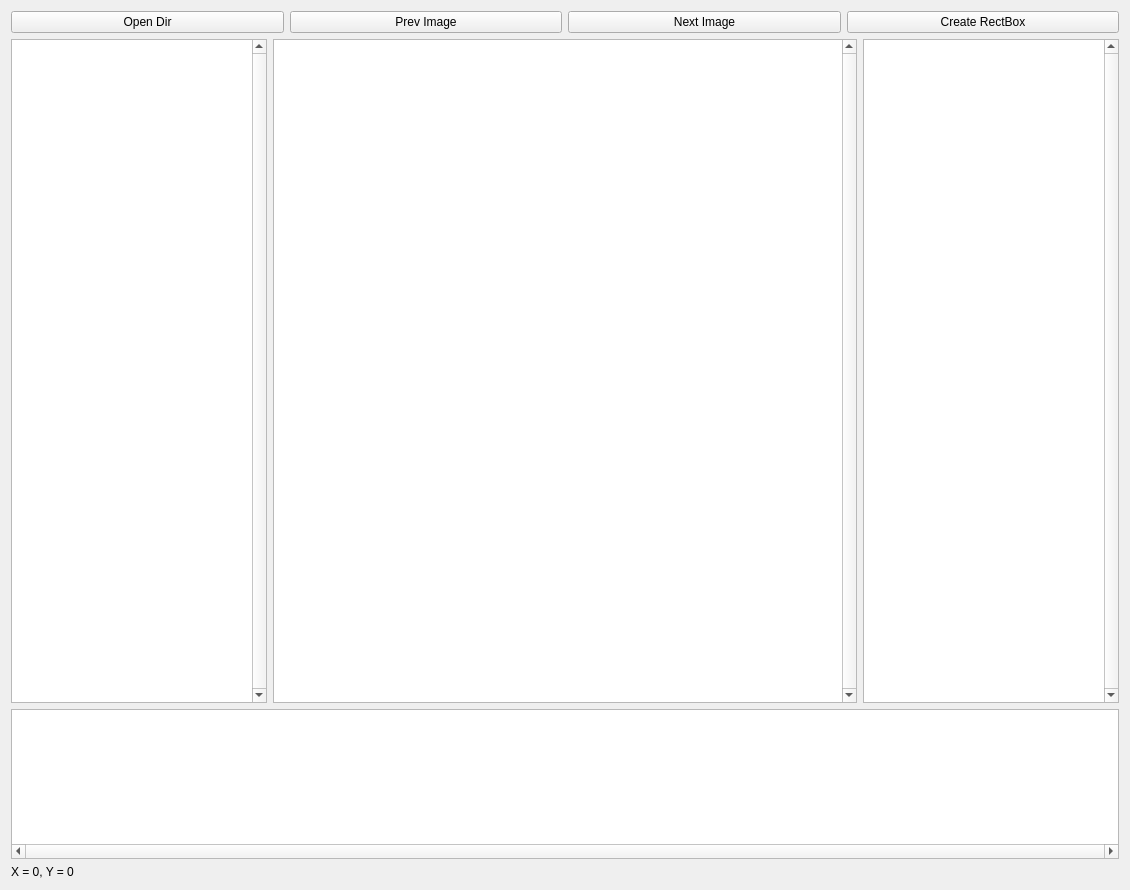
<?xml version="1.0" encoding="UTF-8"?>
<ui version="4.0">
 <class>autoLabel</class>
 <widget class="QWidget" name="autoLabel">
  <property name="geometry">
   <rect>
    <x>0</x>
    <y>0</y>
    <width>1130</width>
    <height>890</height>
   </rect>
  </property>
  <property name="windowTitle">
   <string>AutoLabelPlus</string>
  </property>
  <layout class="QGridLayout" name="gridLayout">
   <item row="0" column="0">
    <layout class="QHBoxLayout" name="horizontalLayout">
     <item>
      <widget class="QPushButton" name="pushButtonOpenDir">
       <property name="text">
        <string>Open Dir</string>
       </property>
       <property name="shortcut">
        <string>Ctrl+O</string>
       </property>
      </widget>
     </item>
     <item>
      <widget class="QPushButton" name="pushButtonPrevImage">
       <property name="text">
        <string>Prev Image</string>
       </property>
       <property name="shortcut">
        <string>A</string>
       </property>
      </widget>
     </item>
     <item>
      <widget class="QPushButton" name="pushButtonNextImage">
       <property name="text">
        <string>Next Image</string>
       </property>
       <property name="shortcut">
        <string>D</string>
       </property>
      </widget>
     </item>
     <item>
      <widget class="QPushButton" name="pushButtonCreateRectBox">
       <property name="text">
        <string>Create RectBox</string>
       </property>
       <property name="shortcut">
        <string>W</string>
       </property>
      </widget>
     </item>
    </layout>
   </item>
   <item row="1" column="0">
    <layout class="QHBoxLayout" name="horizontalLayout_2">
     <item>
      <widget class="QListWidget" name="fileListWidget">
       <property name="maximumSize">
        <size>
         <width>256</width>
         <height>16777215</height>
        </size>
       </property>
       <property name="verticalScrollBarPolicy">
        <enum>Qt::ScrollBarAlwaysOn</enum>
       </property>
       <property name="horizontalScrollBarPolicy">
        <enum>Qt::ScrollBarAlwaysOff</enum>
       </property>
       <property name="sortingEnabled">
        <bool>true</bool>
       </property>
      </widget>
     </item>
     <item>
      <widget class="ZoomableGraphicsView" name="graphicsView">
       <property name="verticalScrollBarPolicy">
        <enum>Qt::ScrollBarAlwaysOn</enum>
       </property>
       <property name="horizontalScrollBarPolicy">
        <enum>Qt::ScrollBarAlwaysOff</enum>
       </property>
      </widget>
     </item>
     <item>
      <widget class="QListWidget" name="categoryListWidget">
       <property name="maximumSize">
        <size>
         <width>256</width>
         <height>16777215</height>
        </size>
       </property>
       <property name="verticalScrollBarPolicy">
        <enum>Qt::ScrollBarAlwaysOn</enum>
       </property>
       <property name="horizontalScrollBarPolicy">
        <enum>Qt::ScrollBarAlwaysOff</enum>
       </property>
       <property name="sortingEnabled">
        <bool>true</bool>
       </property>
      </widget>
     </item>
    </layout>
   </item>
   <item row="2" column="0">
    <widget class="QListWidget" name="thumbnailPreview">
     <property name="maximumSize">
      <size>
       <width>16777215</width>
       <height>150</height>
      </size>
     </property>
     <property name="verticalScrollBarPolicy">
      <enum>Qt::ScrollBarAlwaysOff</enum>
     </property>
     <property name="horizontalScrollBarPolicy">
      <enum>Qt::ScrollBarAlwaysOn</enum>
     </property>
     <property name="iconSize">
      <size>
       <width>100</width>
       <height>100</height>
      </size>
     </property>
     <property name="verticalScrollMode">
      <enum>QAbstractItemView::ScrollPerPixel</enum>
     </property>
     <property name="horizontalScrollMode">
      <enum>QAbstractItemView::ScrollPerPixel</enum>
     </property>
     <property name="movement">
      <enum>QListView::Static</enum>
     </property>
     <property name="isWrapping" stdset="0">
      <bool>false</bool>
     </property>
     <property name="spacing">
      <number>10</number>
     </property>
     <property name="viewMode">
      <enum>QListView::IconMode</enum>
     </property>
    </widget>
   </item>
   <item row="3" column="0">
    <widget class="QLabel" name="label">
     <property name="text">
      <string>X = 0, Y = 0</string>
     </property>
    </widget>
   </item>
  </layout>
 </widget>
 <customwidgets>
  <customwidget>
   <class>ZoomableGraphicsView</class>
   <extends>QGraphicsView</extends>
   <header>zoomable_graphics_view</header>
  </customwidget>
 </customwidgets>
 <resources/>
 <connections/>
</ui>
